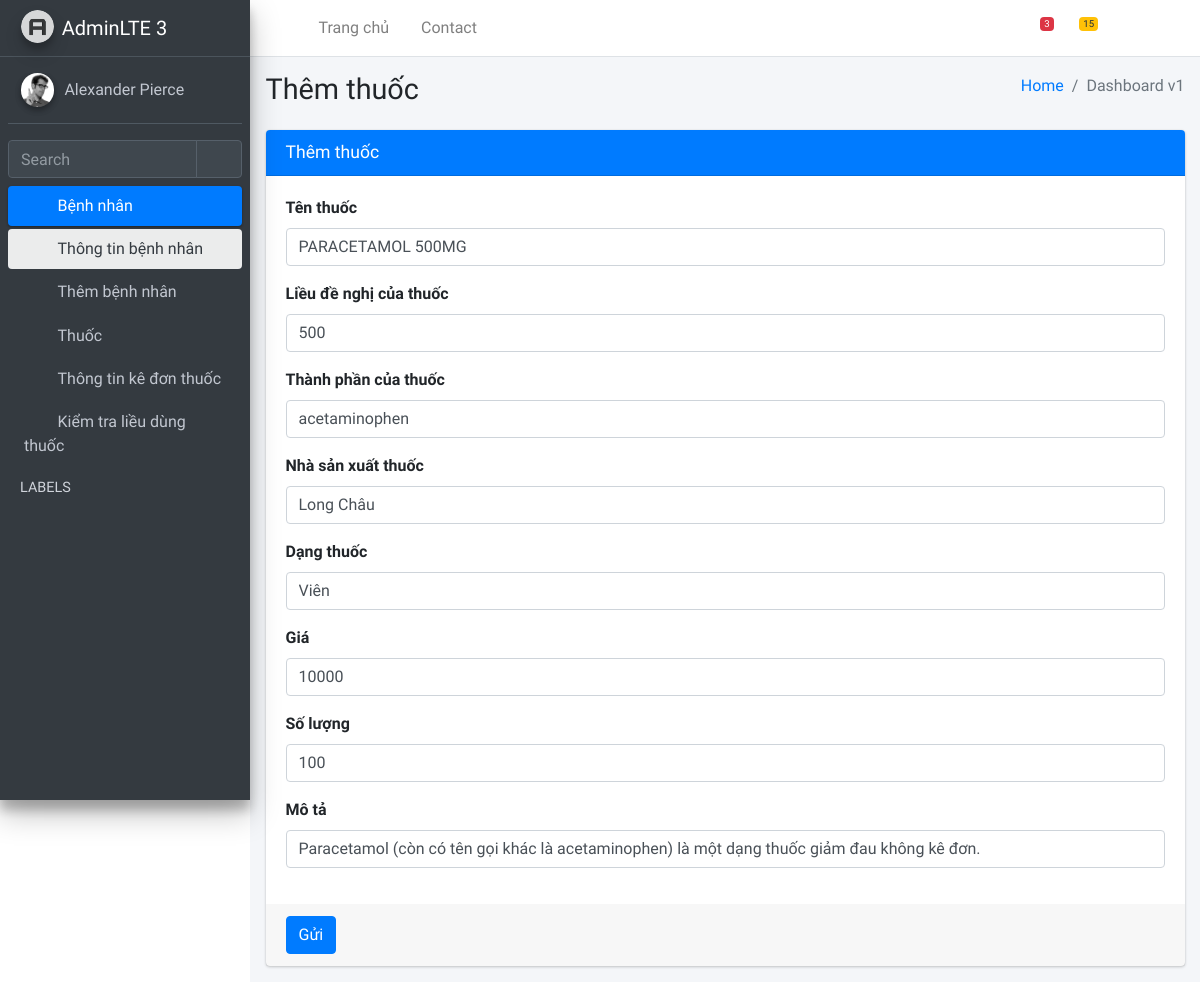
/medication/1/edit/, run on the app's committed database.
### prescriptions/models.py (models this page shows)
class Medication(models.Model):
    medication_id = models.AutoField(primary_key=True)
    name = models.CharField(max_length=255)
    description = models.CharField(max_length=255)
    active_ingredient = models.CharField(max_length=255)
    manufacturer = models.CharField(max_length=255)
    dosage_form = models.CharField(max_length=255)
    prescribed_dose = models.CharField(max_length=255, default='null')
    unit_price = models.CharField(max_length=255)
    stock_quantity = models.CharField(max_length=255)

### prescriptions/views.py (the view)
# urls.py: path('medication/<int:pk>/edit/', views.medication_update, name='medication_update'),
def medication_update(request, pk):
    medication = get_object_or_404(Medication, pk=pk)
    if request.method == 'POST':
        form = MedicationForm(request.POST, instance=medication)
        if form.is_valid():
            form.save()
            return redirect('medication_list')
    else:
        form = MedicationForm(instance=medication)
    return render(request, 'medication/medication_form.html', {'form': form})

### prescriptions/forms.py
class MedicationForm(forms.ModelForm):
    class Meta:
        model = Medication
        fields = ('name', 'description', 'active_ingredient', 'manufacturer', 'dosage_form', 'prescribed_dose', 'unit_price', 'stock_quantity')

### prescriptions/templates/medication/medication_form.html (shortened to what this page needs)
{% include 'home.html' %}
<div class="content-wrapper">
    <div class="content-header">
        <div class="container-fluid">
            <div class="row mb-2">
                <div class="col-sm-6">
                    <h1 class="m-0">Thêm thuốc</h1>
                </div>
                <div class="col-sm-6">
                    <ol class="breadcrumb float-sm-right">
                        <li class="breadcrumb-item"><a href="#">Home</a></li>
                        <li class="breadcrumb-item active">Dashboard v1</li>
                    </ol>
                </div>
            </div>
        </div>
    </div>
    <section class="content">
        <div class="container-fluid">
            <div class="row">
                <div class="col-12">
                    <div class="card card-primary">
                        <div class="card-header">
                            <h3 class="card-title">
                                {% if medication %}
                                    Sửa thuốc
                                {% else %}
                                    Thêm thuốc
                                {% endif %}
                            </h3>
                        </div>
                        <form method="post">
                            <div class="card-body">
                                <div class="form-group">
                                    <label for="medicationName">Tên thuốc</label>
                                    <input type="text" name="name" class="form-control" id="medicationName"
                                        placeholder="Nhập tên thuốc"
                                        value="{{ form.name.value|default:'' }}">
                                </div>
                                <div class="form-group">
                                    <label for="medicationPrescribedDose">Liều đề nghị của thuốc</label>
                                    <input type="text" name ="prescribed_dose" class="form-control" id="medicationPrescribedDose"
                                        placeholder="Nhập Liều đề nghị của thuốc"
                                        value="{{ form.prescribed_dose.value|default:'' }}">
                                </div>
                                <div class="form-group">
                                    <label for="medicationPrescription">Thành phần của thuốc</label>
                                    <input type="text" name ="active_ingredient" class="form-control" id="medicationPrescription"
                                        placeholder="Nhập thành phần của thuốc"
                                        value="{{ form.active_ingredient.value|default:'' }}">
                                </div>
                                <div class="form-group">
                                    <label for="medicationProduct">Nhà sản xuất thuốc</label>
                                    <input type="text" name ="manufacturer" class="form-control" id="medicationProduct"
                                        placeholder="Nhập nhà sản xuất"
                                        value="{{ form.manufacturer.value|default:'' }}">
                                </div>
                                <div class="form-group">
                                    <label for="medicationMedicine">Dạng thuốc</label>
                                    <input type="text" name ="dosage_form" class="form-control" id="medicationMedicine"
                                        placeholder="Nhập dạng thuốc"
                                        value="{{ form.dosage_form.value|default:'' }}">
                                </div>
                                <div class="form-group">
                                    <label for="medicationPrice">Giá</label>
                                    <input type="text" name ="unit_price" class="form-control" id="medicationPrice"
                                        placeholder="Nhập giá"
                                        value="{{ form.unit_price.value|default:'' }}">
                                </div>
                                <div class="form-group">
                                    <label for="medicationQuantity">Số lượng</label>
                                    <input type="text" name ="stock_quantity" class="form-control" id="medicationQuantity"
                                        placeholder="Nhập số lượng"
                                        value="{{ form.stock_quantity.value|default:'' }}">
                                </div>
                                <div class="form-group">
                                    <label for="medicationDescribe">Mô tả</label>
                                    <input type="text" name ="description" class="form-control" id="medicationDescribe"
                                        placeholder="Nhập mô tả"
                                        value="{{ form.description.value|default:'' }}">
                                </div>
                            </div>
                            <div class="card-footer">
                                <button type="submit" class="btn btn-primary">Gửi</button>
                            </div>
                        </form>
                    </div>
                </div>
            </div>
        </div>
    </section>
</div>

### data on the page
Medication: name "PARACETAMOL 500MG", prescribed_dose "500", active_ingredient "acetaminophen", manufacturer "Long Châu", dosage_form "Viên", unit_price "10000", stock_quantity "100", description "Paracetamol (còn có tên gọi khác là acetaminophen) là một dạng thuốc giảm đau không kê đơn."
